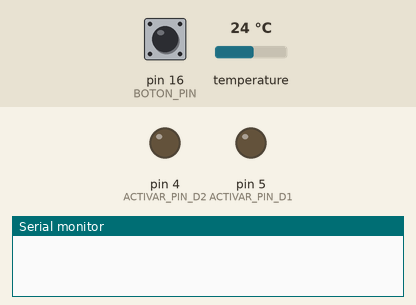
A sketch run on a simulated Arduino Uno, built with avr-gcc and run on an emulated ATmega328P. Shown: output pins drawn as LEDs (lit = HIGH), the last lines printed to the serial monitor. The test bench sets the inputs (shaded band); at power-on: pin 16 (BOTON_PIN) HIGH, temperature 24 °C.

Above: at 3.3 s.
3.4 s: pin 16 (BOTON_PIN) pulled LOW for 1.5 s
At 29.5 s:
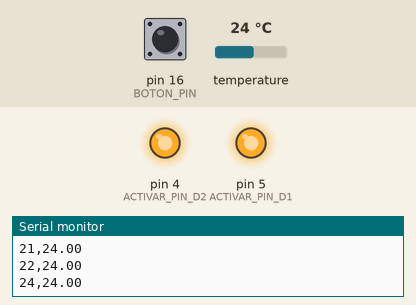
Timing chart, 0 to 30.0 s (numbered marks = the images above; inputs shaded):
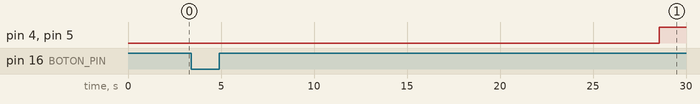

The sketch:

ControlPI_peltier.ino
```cpp
#include <OneWire.h>
#include <DallasTemperature.h>

#define ONE_WIRE_BUS 2
#define BOTON_PIN 16
#define ACTIVAR_PIN_D1 5
#define ACTIVAR_PIN_D2 4

OneWire oneWire(ONE_WIRE_BUS);
DallasTemperature sensors(&oneWire);

int estado_planta = 0;
unsigned long tiempo_inicial = 0;
int estado_anterior_boton = HIGH;
bool conteo_iniciado = false;

#define KP -397.16 // Constante proporcional (ajústala según sea necesario)
#define KI -0.4433  // Constante integral (ajusta según sea necesario)
#define TEMPERATURA_OBJETIVO -1 // Temperatura deseada en grados Celsius

float error_previo = 0;
float suma_errores = 0;

void setup() {
  Serial.begin(9600);
  sensors.begin();
  pinMode(ACTIVAR_PIN_D1, OUTPUT);
  pinMode(ACTIVAR_PIN_D2, OUTPUT);
  pinMode(BOTON_PIN, INPUT_PULLUP);

}

void loop() {

  int estado_boton = digitalRead(BOTON_PIN);
  sensors.requestTemperatures();

  if (estado_boton == LOW && estado_anterior_boton == HIGH) {
    tiempo_inicial = millis();
    conteo_iniciado = true;
    estado_planta = 0;
  }
  estado_anterior_boton = estado_boton;

  if (conteo_iniciado) {
    unsigned long tiempo_transcurrido = (millis() - tiempo_inicial) / 1000;
    if (tiempo_transcurrido >= 23) {
      estado_planta = 1;
    }
    float temperatura_actual = sensors.getTempCByIndex(0);
    float error = TEMPERATURA_OBJETIVO - temperatura_actual;

    suma_errores += error;

    // Control PI
    float potencia = KP * error + KI * suma_errores;

    // Limitar la potencia para evitar valores extremos
    if (potencia > 255) {
      potencia = 255;
    } else if (potencia < 0) {
      potencia = 0;
    }

    // Actualización de variables para la próxima iteración
    error_previo = error;

    Serial.print(tiempo_transcurrido);
    Serial.print(",");//
    Serial.print(temperatura_actual);
    Serial.println();


    if (estado_planta == 1) {
      analogWrite(ACTIVAR_PIN_D1, potencia); // Aplicar la potencia a la celda Peltier
      digitalWrite(ACTIVAR_PIN_D2, HIGH);
    } else {
      analogWrite(ACTIVAR_PIN_D1,0); // Aplicar la potencia a la celda Peltier
      digitalWrite(ACTIVAR_PIN_D2, LOW);
    }
  }

  delay(500);
}
```

Measured:
- after the input at 3.4 s, pin 4 (ACTIVAR_PIN_D2), pin 5 (ACTIVAR_PIN_D1): LOW → HIGH after 25.2 s
